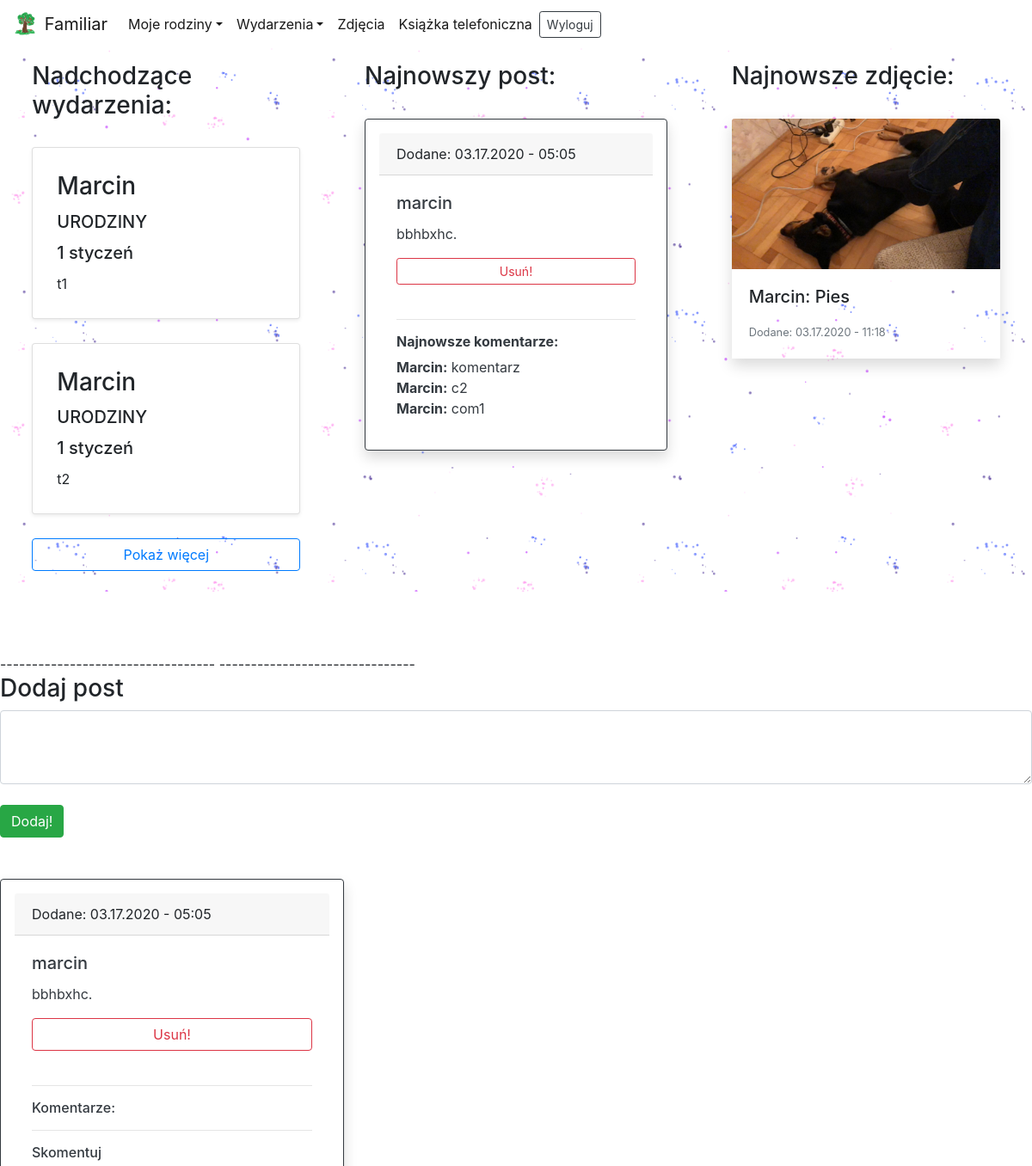
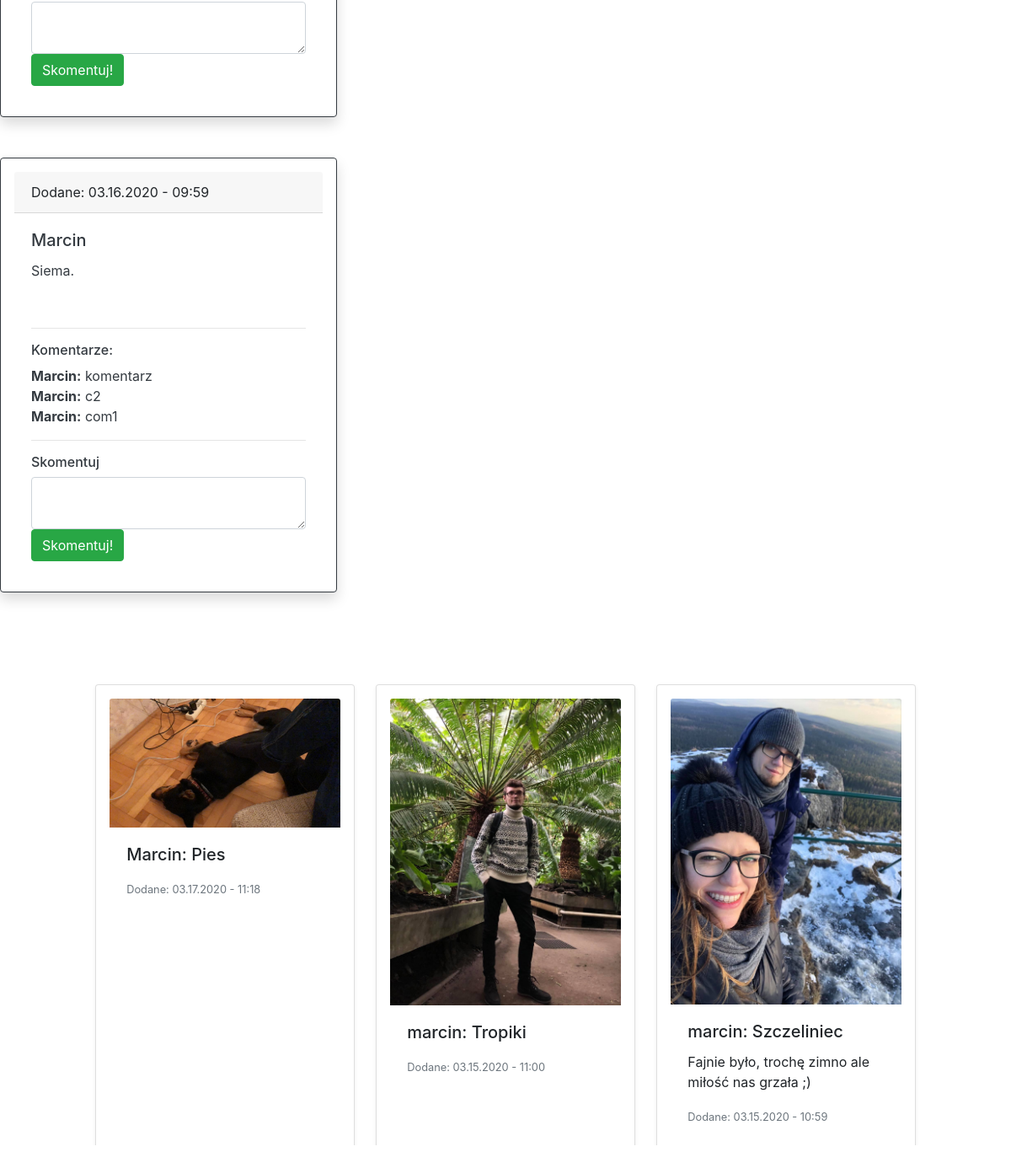
Screenshot of /loggedin/ (signed in) with the database file from the repository (2 pictures, top to bottom).
### logged/models.py (models this page shows, shortened)
class Event(models.Model):
    author = models.CharField(max_length=256, default='None')
    occasion = models.CharField(max_length=64, default='None')
    desc = models.TextField(blank=True)
    day = models.PositiveSmallIntegerField(default=0)
    month = models.PositiveSmallIntegerField(default=0)

class Post(models.Model):
    author = models.CharField(max_length=256, default='None')
    text = models.TextField()
    date = models.DateTimeField(auto_now_add=True)

class Comment(models.Model):
    author = models.CharField(max_length=256, default='None')
    text = models.TextField()
    date = models.DateTimeField(auto_now_add=True)
    post = models.ForeignKey(Post, on_delete=models.CASCADE, default=0)

class Photo(models.Model):
    author = models.CharField(max_length=256, default='None')
    title = models.CharField(max_length=256, default='None', blank=True, help_text='Title, optional')
    desc = models.TextField(blank=True, help_text='Description, optional')
    date = models.DateTimeField(auto_now=True)
    photo = models.ImageField(upload_to = './')

### Authentication/views.py (the view, shortened to what this page needs)
# urls.py: path('loggedin/', Logedin, name='logedin'),
@login_required
def Logedin(request):
    if request.method == 'GET':
        families = Family.objects.filter()
        my_families = [] # families that I belong to
        events = Event.objects.all()# all database events
        members_of_my_families = []
        events_in_my_families = []
        for family in families:
            for member in family.members.all():
                if str(member) == str(request.user.username):
                    my_families.append(family)
        for family in my_families:
            for member in family.members.all():
                members_of_my_families.append(member.member)
        members_of_my_families = list(dict.fromkeys(members_of_my_families))
        for event in events:
            if event.author in members_of_my_families:
                events_in_my_families.append(event)
        events_in_my_families = list(dict.fromkeys(events_in_my_families))
        for event_in_family in events_in_my_families:
            if event_in_family.month < datetime.datetime.now().month:
                event_in_family.this_year = datetime.datetime(datetime.datetime.now().year + 1, event_in_family.month,
                                                              event_in_family.month)
            elif event_in_family.month > datetime.datetime.now().month:
                event_in_family.this_year = datetime.datetime(datetime.datetime.now().year,
                                                              event_in_family.month,
                                                              event_in_family.month)
        sorted_events = sorted(events_in_my_families, key=attrgetter('this_year'))
        two_events = sorted_events.copy()[:2]
        how_much_events = len(sorted_events)
        posts = Post.objects.all().order_by('-date') #all posts
        posts_in_my_families = []
        comments = Comment.objects.all().order_by('-date')
        comments_in_my_families = []
        for post in posts:
            if post.author in members_of_my_families:
                posts_in_my_families.append(post)
        for comment in comments:
            if comment.author in members_of_my_families:
                comments_in_my_families.append(comment)
        posts_in_my_families = list(dict.fromkeys(posts_in_my_families))
        comments_in_my_families = list(dict.fromkeys(comments_in_my_families))
        try:
            latest_post = posts_in_my_families[0]
        except:
            latest_post = None
        photos = Photo.objects.all().order_by('-date')  # all photos
        photos_in_my_families = []
        for photo in photos:
            if photo.author in members_of_my_families:
                photos_in_my_families.append(photo)
        photos_in_my_families = list(dict.fromkeys(photos_in_my_families))
        try:
            latest_photo = photos_in_my_families[0]
        except:
            latest_photo = None;
        return render(request, 'Authentication/loggedin.html',{'my_families':my_families, 'events_in_my_families':sorted_events, 'members_of_my_families':members_of_my_families,'posts_in_my_families':posts_in_my_families,'photos_in_my_families':photos_in_my_families,'comments_in_my_families':comments_in_my_families,'two_events':two_events,'how_much_events':how_much_events,'latest_post':latest_post,'latest_photo':latest_photo})

### Authentication/models.py (called while the page is built)
    def __str__(self):
        return self.member

### Authentication/templatetags/filters.py (called while the page is built)
@register.filter(name='month')
def month(value):
    result = None
    if value == 1:
        result = 'styczeń'
    if value == 2:
        result = 'luty'
    if value == 3:
        result = 'marzec'
    if value == 4:
        result = 'kwiecień'
    if value == 5:
        result = 'maj'
    if value == 6:
        result = 'czerwiec'
    if value == 7:
        result = 'lipiec'
    if value == 8:
        result = 'sierpień'
    if value == 9:
        result = 'wrzesień'
    if value == 10:
        result = 'październik'
    if value == 11:
        result = 'listopad'
    if value == 12:
        result = 'grudzień'
    return result

### Authentication/templates/Authentication/loggedin.html (shortened to what this page needs)
{% extends 'Authentication/base.html' %}
{% load filters %}
{% block content %}
{% load static %}
<nav class="navbar fixed-top navbar-expand-lg navbar-light bg-white" style="border-radius:0 0 10% 10%">
  <div class="collapse navbar-collapse" id="navbarTogglerDemo01">
    <a class="navbar-brand" href="{% url 'logedin' %}">
        <img src="{% static 'Authentication/favicon/android-chrome-192x192.png' %}" width="30" height="30" class="d-inline-block align-top" alt="">
        Familiar
    </a>
    <ul class="navbar-nav mr-auto mt-2 mt-lg-0">
        <li class="nav-item active dropdown">
            <a class="nav-link dropdown-toggle" data-toggle="dropdown" href="#" role="button" aria-haspopup="true" aria-expanded="false">Moje rodziny</a>
          </li>
          <li class="nav-item active dropdown">
            <a class="nav-link dropdown-toggle" data-toggle="dropdown" href="#" role="button" aria-haspopup="true" aria-expanded="false">Wydarzenia</a>
          </li>
          <li class="nav-item active">
            <a class="nav-link" href="{% url 'photos'%}">Zdjęcia</a>
          </li>
          <li class="nav-item active">
            <a class="nav-link" href="{% url 'phonebook'%}">Książka telefoniczna</a>
          </li>
        <form action="{% url 'logoutuser' %}" method="POST" class="form-inline">
            <button type="submit" class="btn btn-sm btn-outline-dark btn-block">Wyloguj</button>
        </form>
    </ul>
  </div>
</nav>
<br><br>
{% if not my_families%}
<br><br><br><br>
<div class="center-form" style="text-align:center;">
<h2>Czas dołączyć do jakiejś rodziny</h2> <br>
<h6>Stwórz jako pierwszy swoją rodzię lub poproś osobę która zaprosiła Cię do Familiara o ID rodziny do której chciałbyś dołączyć.</h6><br><br>
    <a href="{% url 'createfamily'%}" class="btn btn-primary">Stwórz rodzinę</a>
    <a href="{% url 'joinfamily'%}" class="btn btn-primary">Dołącz do istniejące rodziny</a><br>
</div>
{% else %}
<div class="d-flex flex-wrap justify-content-around back-logged">
    {% if two_events %}
    <div id="events" style="width:30vw; padding:2vw; min-width:250px;transition: width 0.5s linear;">
        <h3>Nadchodzące wydarzenia:</h3><br>
        {% for event in two_events %}
            <div class="card shadow-sm p-2 mb-1 bg-white rounded">
              <div class="card-body">
                <h3 class="card-title"> {{ event.author }} </h3>
                <h5 class="card-title"> {{ event.occasion|upper }}</h5>
                <h5 class="card-title"> {{ event.day }} {{event.month|month}}</h5>
                <p class="card-text">{{ event.desc }}</p>
              </div>
            </div>
            <br>
            {% endfor %}
        {% if how_much_events >= 3%}
            <button class="btn btn-outline-primary btn-block" type="button" onclick="ShowEvents()">Pokaż więcej</button>
        {% endif %}
    </div>
    {% endif %}
    {% if latest_post %}
    <div id="latest_post" style="padding:2vw; min-width:400px; max-width:35vw;">
        <h3>Najnowszy post:</h3><br>
            <div class="card border-dark mb-3 shadow p-3 mb-5 bg-white rounded" style="max-width: 25rem;">
              <div class="card-header">Dodane: {{latest_post.date |date:"m.d.Y - h:i"}}</div>
              <div class="card-body text-dark">
                <h5 class="card-title">{{ latest_post.author }}</h5>
                <p class="card-text">{{ latest_post.text }}.</p>
                  {% if post.author == latest_post.username %}
                    <form method="POST">
                       <button type="submit" class="btn btn-outline-danger btn-block btn-sm">Usuń!</button>
                    </form>
                          {% endif %}
                  <br><hr>
                  <div style="max-height: 318px; overflow: hidden;">
                  <h6><b>Najnowsze komentarze:</b></h6>
                      {% for comment in comments_in_my_families %}
                        {% if comment.latest_post.pk == post.pk %}
                              <b>{{ comment.author }}:</b> {{ comment.text }}<br>
                        {% endif %}
                      {% endfor %}
                  </div>
             </div>
        </div>
    </div>
    {% endif %}
    {% if latest_photo %}
    <div style="padding:2vw; min-width:300px; max-width:30vw;">
        <h3>Najnowsze zdjęcie:</h3><br>
        <div class="shadow">
                <img class="card-img-top" src="{{ latest_photo.photo.url }}" alt="Card image cap">
                <div class="card-body">
                  <h5 class="card-title">{{ latest_photo.author }}: {{ latest_photo.title }}</h5>
                  <p class="card-text"><small class="text-muted">Dodane: {{latest_photo.date |date:"m.d.Y - h:i"}}</small></p>
                </div>
        </div>
    </div>
    {% endif %}
    </div>
        <br><br><br>
----------------------------------
        -------------------------------
<div>
    <div>
        <form method="POST">
            <h3>Dodaj post</h3>
           <textarea name='send_post' id='send_post' rows="3" cols="50" class="form-control"></textarea><br>
           <button type="submit" class="btn btn-success">Dodaj!</button>
        </form>
    </div>
 <br><br>
    <div>
        {% if posts_in_my_families %}
            {% for post in posts_in_my_families %}
            <div class="card border-dark mb-3 shadow p-3 mb-5 bg-white rounded" style="max-width: 25rem;">
              <div class="card-header">Dodane: {{post.date |date:"m.d.Y - h:i"}}</div>
              <div class="card-body text-dark">
                <h5 class="card-title">{{ post.author }}</h5>
                <p class="card-text">{{ post.text }}.</p>
                  {% if post.author == user.username %}
                    <form method="POST">
                       <button type="submit" class="btn btn-outline-danger btn-block">Usuń!</button>
                    </form>
                          {% endif %}
                      <br><hr>
                      <h6>Komentarze:</h6>
                      {% for comment in comments_in_my_families %}
                        {% if comment.post.pk == post.pk%}
                              <b>{{ comment.author }}:</b> {{ comment.text }}<br>
                        {% endif %}
                      {% endfor %}
                      <form method="POST">
                        <hr>
                       <h6>Skomentuj</h6>
                       <textarea name='comment' id='comment' rows="2" cols="30" class="form-control"></textarea>
                       <button type="submit" class="btn btn-success">Skomentuj!</button>
                    </form>
              </div>
            </div>
                 {% endfor %}
        {% else %}
        <h2>Nikt z Twoich rodzin nie dodał jeszcze posta, bądź pierwszy!</h2>
        {% endif %}
    </div>
<br>
<br>
{% if photos_in_my_families %}
<div style="max-height:70vh;overflow:scroll;overflow-x: hidden;">
    <div class="row justify-content-md-center">
        {% for photo in photos_in_my_families %}
      <div class="card col-sm-3 shadow-sm p-3 mb-5 bg-white rounded" style="margin:0.8em">
        <img class="card-img-top" src="{{ photo.photo.url }}" alt="Card image cap">
        <div class="card-body">
          <h5 class="card-title">{{ photo.author }}: {{ photo.title }}</h5>
          <p class="card-text">{{ photo.desc }}</p>
          <p class="card-text"><small class="text-muted">Dodane: {{photo.date |date:"m.d.Y - h:i"}}</small></p>
        </div>
      </div>
        {% endfor %}
    </div>
</div>
<br><br>
{% endif %}
{% endif %}
{% endblock %}

### Authentication/static/Authentication/css/style.css (style rules this page uses)
.back-logged { background-image: url('./../img/doodle5.png'); background-repeat: repeat; background-size: 30%; }

### rows the page displays
Event: author "Marcin", occasion "URODZINY", day "1", month|month "styczeń", desc "t1"
Event: author "Marcin", occasion "URODZINY", day "1", month|month "styczeń", desc "t2"
Post: date "03.17.2020 - 05:05", author "marcin", text "bbhbxhc"
Comment: author "Marcin", text "komentarz"
Comment: author "Marcin", text "c2"
Comment: author "Marcin", text "com1"
Photo: photo (picture), author "Marcin", title "Pies", date "03.17.2020 - 11:18"
Post: date "03.16.2020 - 09:59", author "Marcin", text "Siema"
Photo: photo (picture), author "marcin", title "Tropiki", date "03.15.2020 - 11:00"
Photo: photo (picture), author "marcin", title "Szczeliniec", desc "Fajnie było, trochę zimno ale miłość nas grzała ;)", date "03.15.2020 - 10:59"
